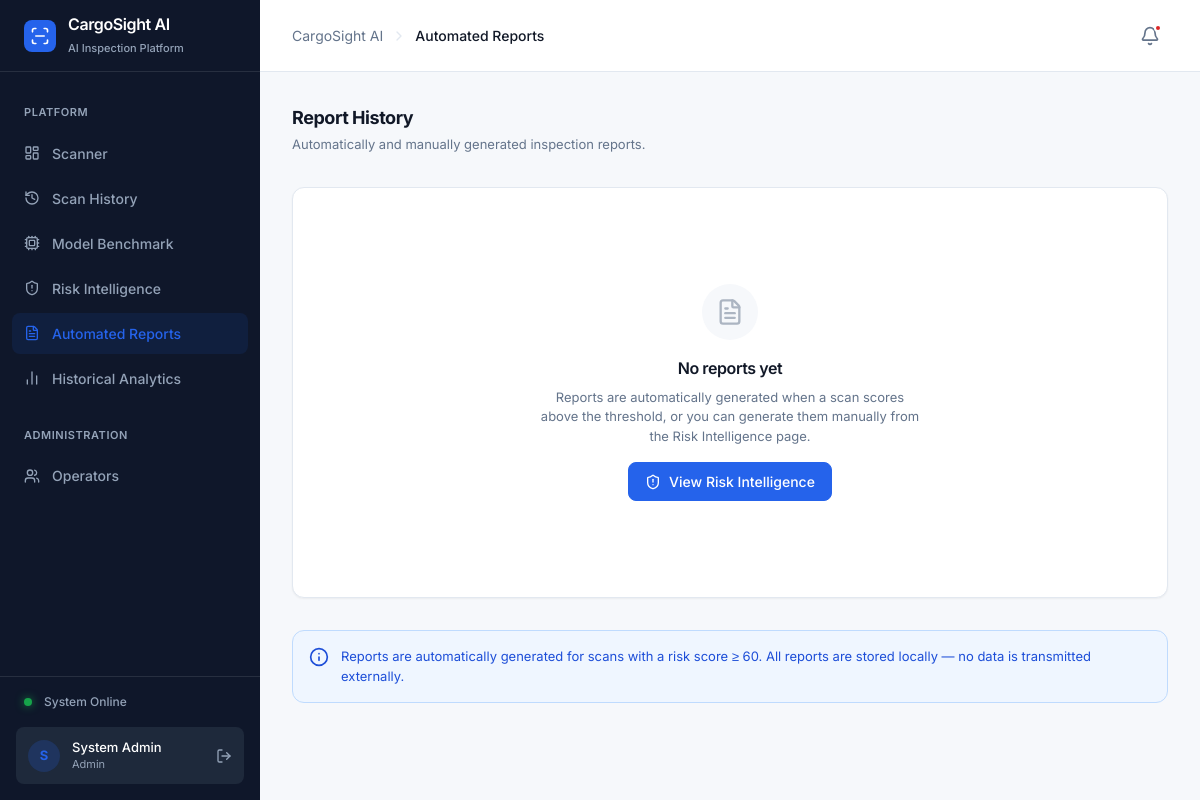
/automated-reports (signed in), run on an earlier commit of the app's database.
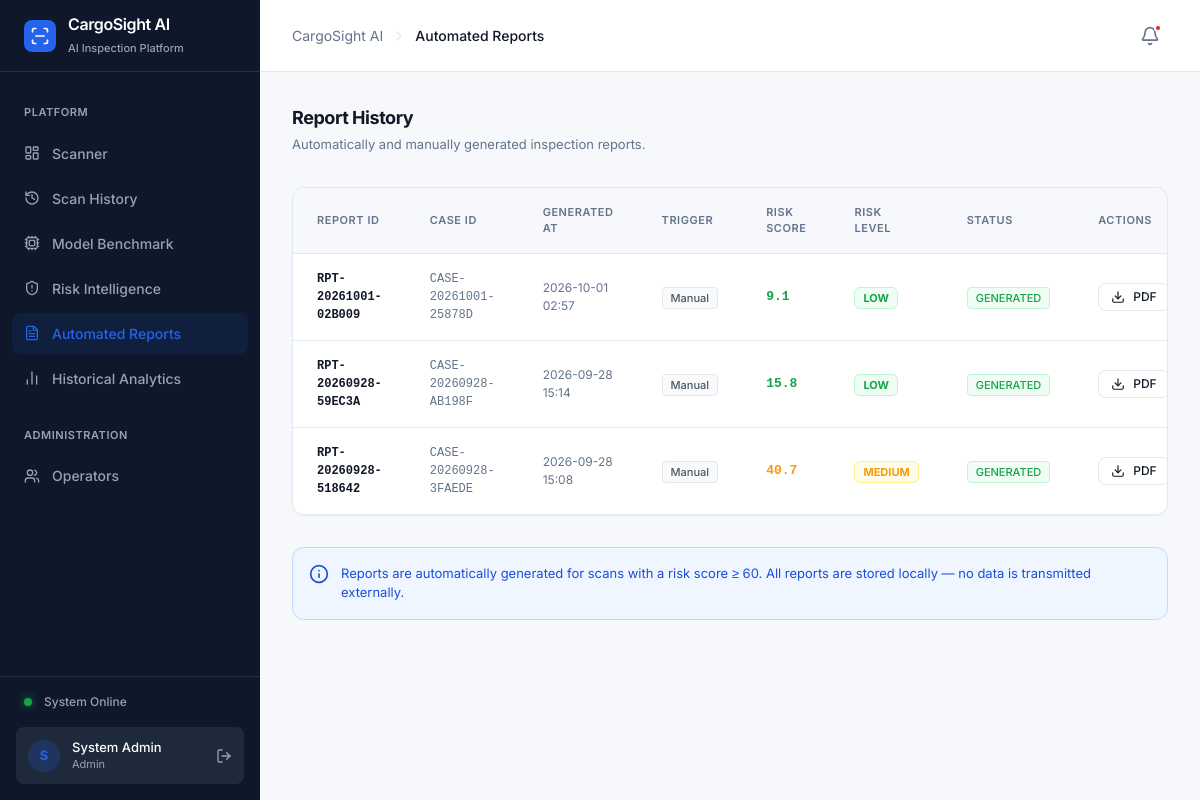
And on a later commit of the database.
### tables this page shows
CREATE TABLE incident_reports (
            id INTEGER PRIMARY KEY AUTOINCREMENT,
            report_id TEXT UNIQUE NOT NULL,
            case_id TEXT,
            generated_at TIMESTAMP DEFAULT CURRENT_TIMESTAMP,
            generated_by INTEGER,
            trigger_reason TEXT,
            risk_score REAL,
            risk_level TEXT,
            pdf_path TEXT,
            status TEXT DEFAULT 'GENERATED',
            FOREIGN KEY (case_id) REFERENCES risk_assessments(case_id),
            FOREIGN KEY (generated_by) REFERENCES users(id)
        );

### risk/routes.py (the view)
@risk_bp.route('/automated-reports')
@login_required
def automated_reports():
    reports = get_incident_reports(limit=200)
    return render_template('automated_reports.html', reports=reports)

### auth/models.py (called while the page is built)
def get_db_connection():
    conn = sqlite3.connect(DB_PATH)
    conn.row_factory = sqlite3.Row
    return conn

def get_incident_reports(limit=100):
    conn = get_db_connection()
    rows = conn.execute('SELECT * FROM incident_reports ORDER BY generated_at DESC LIMIT ?', (limit,)).fetchall()
    conn.close()
    return [dict(r) for r in rows]

### templates/automated_reports.html (shortened to what this page needs)
{% extends "base.html" %}
{% block page_title %}Automated Reports{% endblock %}
{% block content %}
<div class="flex items-center justify-between mb-2">
  <div>
    <h2 class="text-[18px] font-bold text-text-primary">Report History</h2>
    <p class="text-[13px] text-text-secondary mt-1">Automatically and manually generated inspection reports.</p>
  </div>
</div>
<div class="card overflow-hidden">
  {% if reports %}
  <div class="overflow-x-auto">
    <table class="w-full text-left border-collapse min-w-[900px]">
      <thead class="bg-base-bg border-b border-base-border">
        <tr>
          <th class="px-6 py-4 text-[11px] font-semibold text-text-secondary uppercase tracking-wider">Report ID</th>
          <th class="px-6 py-4 text-[11px] font-semibold text-text-secondary uppercase tracking-wider">Case ID</th>
          <th class="px-6 py-4 text-[11px] font-semibold text-text-secondary uppercase tracking-wider">Generated At</th>
          <th class="px-6 py-4 text-[11px] font-semibold text-text-secondary uppercase tracking-wider">Trigger</th>
          <th class="px-6 py-4 text-[11px] font-semibold text-text-secondary uppercase tracking-wider">Risk Score</th>
          <th class="px-6 py-4 text-[11px] font-semibold text-text-secondary uppercase tracking-wider">Risk Level</th>
          <th class="px-6 py-4 text-[11px] font-semibold text-text-secondary uppercase tracking-wider">Status</th>
          <th class="px-6 py-4 text-[11px] font-semibold text-text-secondary uppercase tracking-wider">Actions</th>
        </tr>
      </thead>
      <tbody class="divide-y divide-base-border bg-white">
        {% for r in reports %}
        <tr class="hover:bg-gray-50 transition-colors">
          <td class="px-6 py-4 font-mono text-[12px] font-semibold text-text-primary">{{ r.report_id }}</td>
          <td class="px-6 py-4 font-mono text-[12px] text-text-secondary">{{ r.case_id }}</td>
          <td class="px-6 py-4 text-[12px] text-text-secondary">{{ r.generated_at[:16] if r.generated_at else '' }}</td>
          <td class="px-6 py-4">
            <span class="inline-flex items-center px-2 py-0.5 rounded text-[11px] font-medium
              {% if r.trigger_reason == 'auto_threshold' %}bg-blue-50 text-accent border border-blue-200
              {% else %}bg-gray-50 text-gray-600 border border-gray-200{% endif %}">
              {{ 'Auto' if r.trigger_reason == 'auto_threshold' else 'Manual' }}
            </span>
          </td>
          <td class="px-6 py-4 font-mono text-[13px] font-bold
            {% if r.risk_level == 'CRITICAL' %}text-status-danger
            {% elif r.risk_level == 'HIGH' %}text-[#EA580C]
            {% elif r.risk_level == 'MEDIUM' %}text-status-warning
            {% else %}text-status-success{% endif %}">
            {{ r.risk_score }}
          </td>
          <td class="px-6 py-4">
            <span class="inline-flex items-center px-2 py-0.5 rounded-md text-[11px] font-bold border
              {% if r.risk_level == 'CRITICAL' %}bg-red-50 text-status-danger border-red-200
              {% elif r.risk_level == 'HIGH' %}bg-orange-50 text-[#EA580C] border-orange-200
              {% elif r.risk_level == 'MEDIUM' %}bg-yellow-50 text-status-warning border-yellow-200
              {% else %}bg-green-50 text-status-success border-green-200{% endif %}">
              {{ r.risk_level }}
            </span>
          </td>
          <td class="px-6 py-4">
            <span class="inline-flex items-center px-2 py-0.5 rounded text-[11px] font-medium bg-green-50 text-status-success border border-green-200">
              {{ r.status }}
            </span>
          </td>
          <td class="px-6 py-4">
            <a href="/api/reports/download/{{ r.report_id }}" class="btn btn-secondary text-[12px] py-1 px-3">
              <i data-lucide="download" class="w-3.5 h-3.5"></i> PDF
            </a>
          </td>
        </tr>
        {% endfor %}
      </tbody>
    </table>
  </div>
  {% else %}
  <div class="flex flex-col items-center justify-center py-24 text-center">
    <div class="w-14 h-14 rounded-full bg-base-bg flex items-center justify-center mb-4">
      <i data-lucide="file-text" class="w-7 h-7 text-text-secondary opacity-50"></i>
    </div>
    <h3 class="text-[16px] font-semibold text-text-primary mb-2">No reports yet</h3>
    <p class="text-[13px] text-text-secondary max-w-sm mb-4">
      Reports are automatically generated when a scan scores above the threshold, or you can generate them manually from the Risk Intelligence page.
    </p>
    <a href="/risk-intelligence" class="btn btn-primary">
      <i data-lucide="shield-alert" class="w-4 h-4"></i> View Risk Intelligence
    </a>
  </div>
  {% endif %}
</div>
<div class="p-4 rounded-xl border border-blue-200 bg-blue-50 text-blue-700 text-[13px] flex items-start gap-3 mt-2">
  <i data-lucide="info" class="w-5 h-5 shrink-0"></i>
  <p>Reports are automatically generated for scans with a risk score &ge; 60. All reports are stored locally &mdash; no data is transmitted externally.</p>
</div>
{% endblock %}

### templates/base.html (shortened to what this page needs)
<!DOCTYPE html>
<html lang="en">
<head>
    <script src="https://cdn.tailwindcss.com"></script>
</head>
<body>
    <aside class="w-[260px] bg-base-sidebar h-full flex flex-col flex-shrink-0">
        <div class="h-[72px] px-6 flex items-center border-b border-white/10">
            <div class="flex items-center gap-3">
                <div class="w-8 h-8 rounded-lg bg-accent flex items-center justify-center">
                    <i data-lucide="scan-line" class="text-white w-5 h-5"></i>
                </div>
                <div>
                    <h1 class="text-white text-[16px] font-semibold tracking-tight leading-tight">CargoSight AI</h1>
                    <span class="text-text-sidebar text-[11px] font-medium">AI Inspection Platform</span>
                </div>
            </div>
        </div>
        <nav class="flex-1 overflow-y-auto custom-scrollbar py-6 px-3 flex flex-col gap-1">
            <div class="px-3 text-[11px] font-semibold text-text-sidebar uppercase tracking-wider mb-2 mt-2">Platform</div>
            <a href="/" class="flex items-center gap-3 px-3 py-2.5 rounded-lg text-[14px] font-medium transition-colors {% if request.path == '/' or request.path == '/scan' %}bg-accent/10 text-accent{% else %}text-text-sidebar hover:bg-base-sidebarHover hover:text-white{% endif %}">
                <i data-lucide="layout-dashboard" class="w-4 h-4"></i>
                Scanner
            </a>
            <a href="/scan-history" class="flex items-center gap-3 px-3 py-2.5 rounded-lg text-[14px] font-medium transition-colors {% if request.path == '/scan-history' %}bg-accent/10 text-accent{% else %}text-text-sidebar hover:bg-base-sidebarHover hover:text-white{% endif %}">
                <i data-lucide="history" class="w-4 h-4"></i>
                Scan History
            </a>
            <a href="/model-comparison" class="flex items-center gap-3 px-3 py-2.5 rounded-lg text-[14px] font-medium transition-colors {% if request.path == '/model-comparison' %}bg-accent/10 text-accent{% else %}text-text-sidebar hover:bg-base-sidebarHover hover:text-white{% endif %}">
                <i data-lucide="cpu" class="w-4 h-4"></i>
                Model Benchmark
            </a>
            <a href="/risk-intelligence" class="flex items-center gap-3 px-3 py-2.5 rounded-lg text-[14px] font-medium transition-colors {% if request.path.startswith('/risk-intelligence') %}bg-accent/10 text-accent{% else %}text-text-sidebar hover:bg-base-sidebarHover hover:text-white{% endif %}">
                <i data-lucide="shield-alert" class="w-4 h-4"></i>
                Risk Intelligence
            </a>
            <a href="/automated-reports" class="flex items-center gap-3 px-3 py-2.5 rounded-lg text-[14px] font-medium transition-colors {% if request.path == '/automated-reports' %}bg-accent/10 text-accent{% else %}text-text-sidebar hover:bg-base-sidebarHover hover:text-white{% endif %}">
                <i data-lucide="file-text" class="w-4 h-4"></i>
                Automated Reports
            </a>
            <a href="/historical-analytics" class="flex items-center gap-3 px-3 py-2.5 rounded-lg text-[14px] font-medium transition-colors {% if request.path == '/historical-analytics' %}bg-accent/10 text-accent{% else %}text-text-sidebar hover:bg-base-sidebarHover hover:text-white{% endif %}">
                <i data-lucide="bar-chart-2" class="w-4 h-4"></i>
                Historical Analytics
            </a>
            <div class="px-3 text-[11px] font-semibold text-text-sidebar uppercase tracking-wider mb-2 mt-6">Administration</div>
            {% if session.get('role') == 'Admin' %}
            <a href="/auth/register" class="flex items-center gap-3 px-3 py-2.5 rounded-lg text-[14px] font-medium transition-colors {% if request.path == '/auth/register' %}bg-accent/10 text-accent{% else %}text-text-sidebar hover:bg-base-sidebarHover hover:text-white{% endif %}">
                <i data-lucide="users" class="w-4 h-4"></i>
                Operators
            </a>
            {% endif %}
        </nav>
        <div class="p-4 border-t border-white/10">
            <div class="flex items-center gap-3 px-2 mb-4">
                <div class="w-2 h-2 rounded-full bg-status-success shadow-[0_0_8px_rgba(22,163,74,0.8)]"></div>
                <span class="text-text-sidebar text-[12px] font-medium">System Online</span>
            </div>
            {% if session.get('user_id') %}
            <div class="flex items-center justify-between bg-base-sidebarHover p-3 rounded-lg">
                <div class="flex items-center gap-3">
                    <div class="w-8 h-8 rounded-full bg-accent/20 text-accent flex items-center justify-center text-[13px] font-bold">
                        {{ session.get('name', 'O')[0] | upper }}
                    </div>
                    <div class="flex flex-col">
                        <span class="text-white text-[13px] font-medium leading-tight">{{ session.get('name', 'Operator') }}</span>
                        <span class="text-text-sidebar text-[11px]">{{ session.get('role', 'User') }}</span>
                    </div>
                </div>
                <a href="/auth/logout" class="text-text-sidebar hover:text-white transition-colors" title="Sign out">
                    <i data-lucide="log-out" class="w-4 h-4"></i>
                </a>
            </div>
            {% endif %}
        </div>
    </aside>
    <div class="flex-1 flex flex-col min-w-0 overflow-hidden">
        <header class="h-[72px] bg-base-surface border-b border-base-border px-8 flex items-center justify-between flex-shrink-0">
            <div class="flex items-center text-[14px] text-text-secondary">
                <span>CargoSight AI</span>
                <i data-lucide="chevron-right" class="w-4 h-4 mx-2 text-base-border"></i>
                <span class="text-text-primary font-medium">{% block page_title %}Dashboard{% endblock %}</span>
            </div>
            <div class="flex items-center gap-4">
                <button class="relative p-2 text-text-secondary hover:text-text-primary transition-colors">
                    <i data-lucide="bell" class="w-5 h-5"></i>
                    <span class="absolute top-1.5 right-1.5 w-2 h-2 bg-status-danger rounded-full border-2 border-white"></span>
                </button>
            </div>
        </header>
        <main class="flex-1 overflow-y-auto custom-scrollbar p-6 lg:p-8">
            <div class="max-w-[1500px] mx-auto h-full flex flex-col gap-6">
                {% block content %}{% endblock %}
            </div>
        </main>
    </div>
</body>
</html>

What changed in the data, as far as the page shows it:
added incident_reports: report_id "RPT-20261001-02B009", case_id "CASE-20261001-25878D", generated_at "2026-10-01 02:57", trigger_reason "Manual", risk_score "9.1", risk_level "LOW", status "GENERATED"
added incident_reports: report_id "RPT-20260928-59EC3A", case_id "CASE-20260928-AB198F", generated_at "2026-09-28 15:14", trigger_reason "Manual", risk_score "15.8", risk_level "LOW", status "GENERATED"
added incident_reports: report_id "RPT-20260928-518642", case_id "CASE-20260928-3FAEDE", generated_at "2026-09-28 15:08", trigger_reason "Manual", risk_score "40.7", risk_level "MEDIUM", status "GENERATED"
Also different on the page:
text no longer shown: "No reports yet Reports are automatically generated when a scan scores above the threshold, or you can generate them manually from the Risk Intelligence page. View Risk Intelligence"
text now shown: "REPORT ID CASE ID GENERATED AT TRIGGER RISK SCORE RISK LEVEL STATUS ACTIONS"
